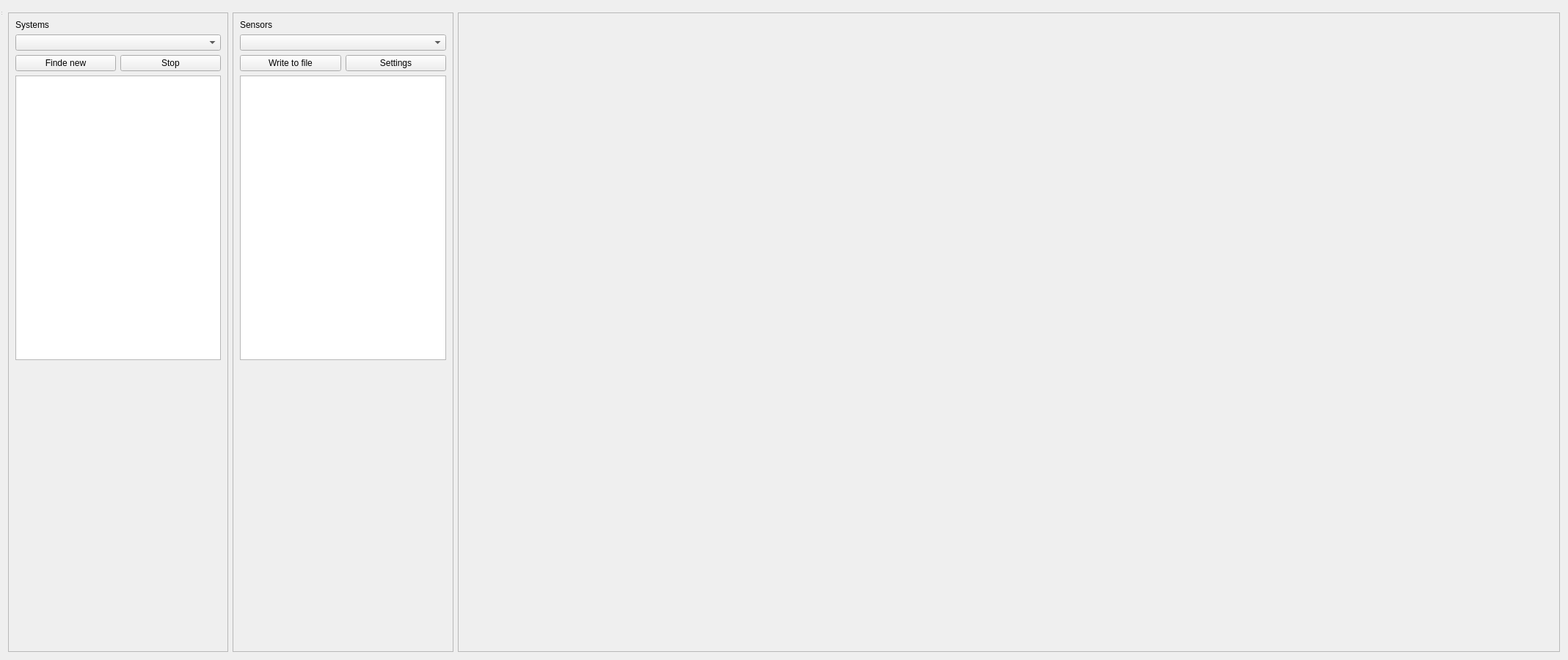
<?xml version="1.0" encoding="UTF-8"?>
<ui version="4.0">
 <class>UIController</class>
 <widget class="QWidget" name="UIController">
  <property name="geometry">
   <rect>
    <x>0</x>
    <y>0</y>
    <width>2137</width>
    <height>900</height>
   </rect>
  </property>
  <property name="minimumSize">
   <size>
    <width>500</width>
    <height>500</height>
   </size>
  </property>
  <property name="windowTitle">
   <string>MainWindow</string>
  </property>
  <layout class="QGridLayout" name="gridLayout">
   <item row="0" column="0">
    <widget class="QMenuBar" name="menubar"/>
   </item>
   <item row="1" column="0">
    <layout class="QHBoxLayout" name="horizontalLayout" stretch="1,1,5">
     <item>
      <widget class="QScrollArea" name="scrollAreaForSystems">
       <property name="widgetResizable">
        <bool>true</bool>
       </property>
       <widget class="QWidget" name="scrollAreaWidgetContents_4">
        <property name="geometry">
         <rect>
          <x>0</x>
          <y>0</y>
          <width>299</width>
          <height>850</height>
         </rect>
        </property>
        <layout class="QVBoxLayout" name="verticalLayout_5">
         <item>
          <widget class="QLabel" name="systemsSectorNameLabel">
           <property name="text">
            <string>Systems</string>
           </property>
          </widget>
         </item>
         <item>
          <widget class="QComboBox" name="systemsComboBox"/>
         </item>
         <item>
          <layout class="QHBoxLayout" name="horizontalLayout_3">
           <item>
            <widget class="QPushButton" name="findeNewSystemsBtn">
             <property name="text">
              <string>Finde new</string>
             </property>
            </widget>
           </item>
           <item>
            <widget class="QPushButton" name="stopSelectedSystemBtn">
             <property name="text">
              <string>Stop</string>
             </property>
            </widget>
           </item>
          </layout>
         </item>
         <item>
          <widget class="QTextBrowser" name="systemDescriptionTextBrowser"/>
         </item>
         <item>
          <spacer name="verticalSpacer">
           <property name="orientation">
            <enum>Qt::Vertical</enum>
           </property>
           <property name="sizeHint" stdset="0">
            <size>
             <width>20</width>
             <height>40</height>
            </size>
           </property>
          </spacer>
         </item>
        </layout>
       </widget>
      </widget>
     </item>
     <item>
      <widget class="QScrollArea" name="scrollArea_2">
       <property name="widgetResizable">
        <bool>true</bool>
       </property>
       <widget class="QWidget" name="scrollAreaForSensors">
        <property name="geometry">
         <rect>
          <x>0</x>
          <y>0</y>
          <width>298</width>
          <height>850</height>
         </rect>
        </property>
        <layout class="QVBoxLayout" name="verticalLayout_6">
         <item>
          <widget class="QLabel" name="sensorsSectorNameLable">
           <property name="text">
            <string>Sensors</string>
           </property>
          </widget>
         </item>
         <item>
          <widget class="QComboBox" name="sensorsComboBox"/>
         </item>
         <item>
          <layout class="QHBoxLayout" name="horizontalLayout_4">
           <item>
            <widget class="QPushButton" name="recordSensorToFileBnt">
             <property name="text">
              <string>Write to file</string>
             </property>
            </widget>
           </item>
           <item>
            <widget class="QPushButton" name="settingBtn">
             <property name="text">
              <string>Settings</string>
             </property>
            </widget>
           </item>
          </layout>
         </item>
         <item>
          <widget class="QTextBrowser" name="sensorDescriptionTextBrowser"/>
         </item>
         <item>
          <spacer name="verticalSpacer_2">
           <property name="orientation">
            <enum>Qt::Vertical</enum>
           </property>
           <property name="sizeHint" stdset="0">
            <size>
             <width>20</width>
             <height>40</height>
            </size>
           </property>
          </spacer>
         </item>
        </layout>
       </widget>
      </widget>
     </item>
     <item>
      <widget class="QScrollArea" name="scrollArea">
       <property name="widgetResizable">
        <bool>true</bool>
       </property>
       <widget class="QWidget" name="scrollAreaForChart">
        <property name="geometry">
         <rect>
          <x>0</x>
          <y>0</y>
          <width>1502</width>
          <height>850</height>
         </rect>
        </property>
       </widget>
      </widget>
     </item>
    </layout>
   </item>
  </layout>
  <widget class="QStatusBar" name="statusbar">
   <property name="geometry">
    <rect>
     <x>0</x>
     <y>0</y>
     <width>3</width>
     <height>22</height>
    </rect>
   </property>
  </widget>
 </widget>
 <resources/>
 <connections/>
</ui>
